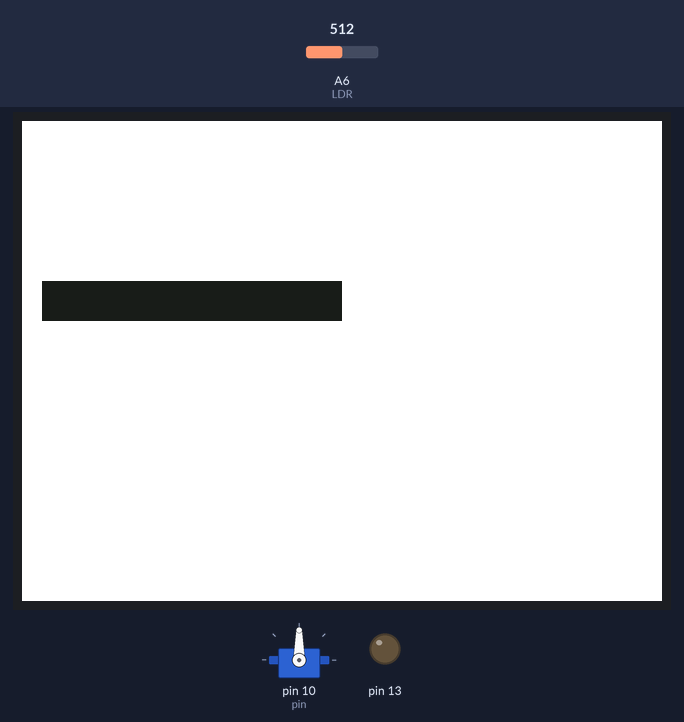
A sketch run on a simulated Arduino Nano, built with avr-gcc and run on an emulated ATmega328P. On the bench: 320×240 colour display, servo, output pins drawn as LEDs (lit = HIGH). Inputs (shaded band) come from the test bench; at power-on: A6 (LDR) = 512. What the sketch prints to the serial monitor is not drawn.

Above: at 0.4 s.
At 1.4 s:
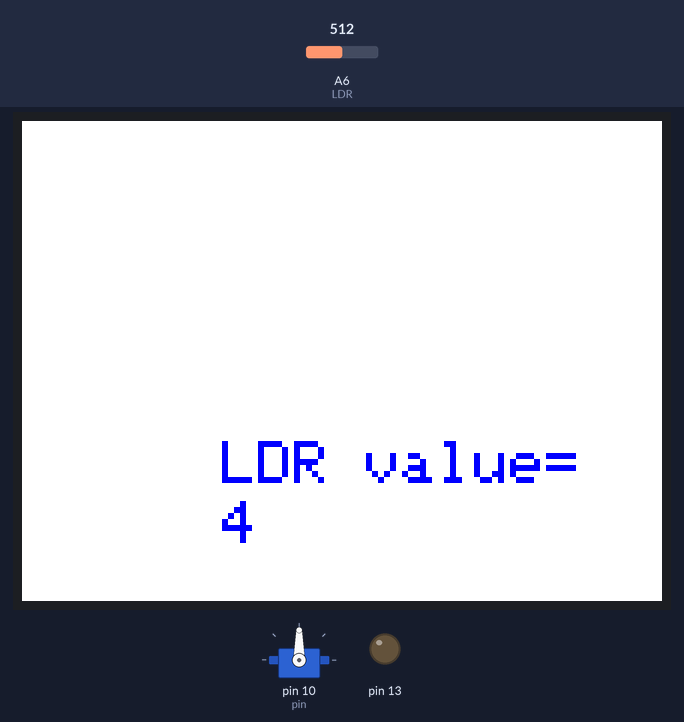
1.5 s: A6 (LDR) set to 0
At 4.0 s:
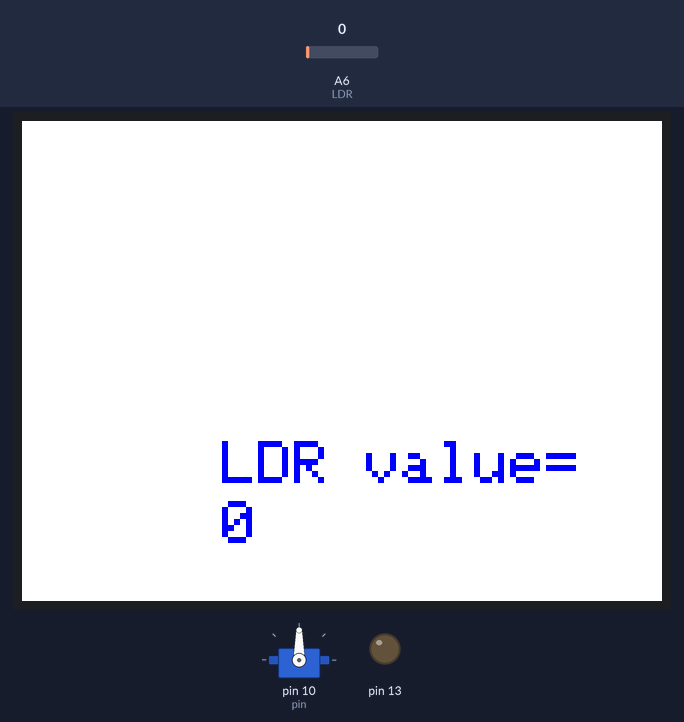
5.0 s: A6 (LDR) set to 20
At 6.3 s:
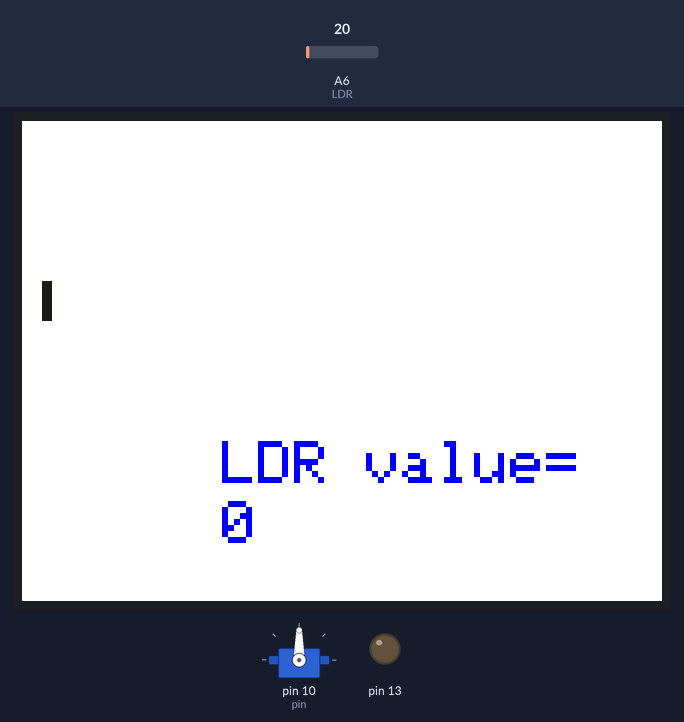
8.3 s: A6 (LDR) set to 92
At 9.5 s:
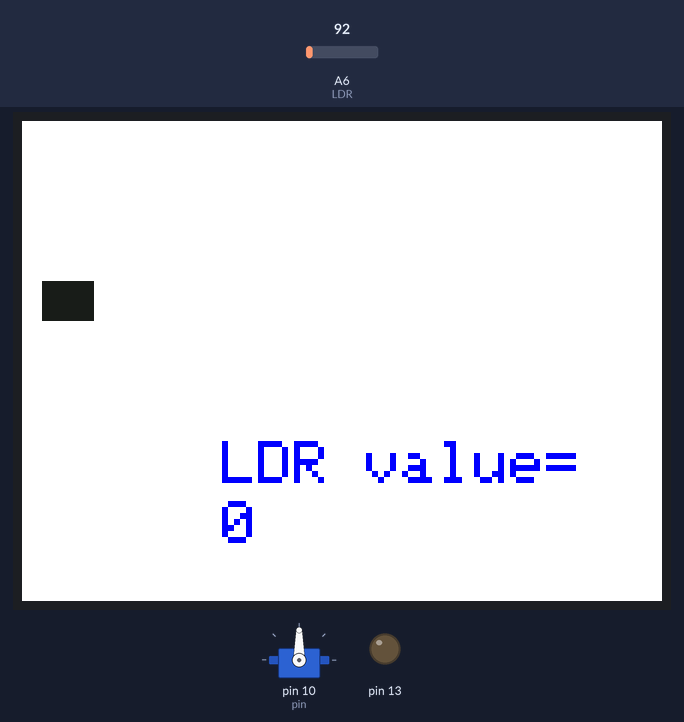
Timing chart, 0 to 11.3 s (numbered marks = the images above; inputs shaded):
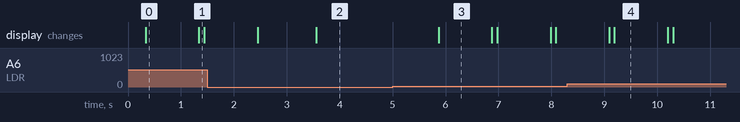

Measured:
- after the input at 5.0 s, the display: changes after 0.87 s (image 3)
- after the input at 8.3 s, the display: first differs from a run without the input after 0.89 s (image 4)
- what the display in image 0 shows lasts 1.0 s, from 0.3 s to 1.3 s

The sketch:

LDRvalue.ino
```cpp
#include <SPFD5408_Adafruit_GFX.h>    //--> Core graphics library
#include <SPFD5408_Adafruit_TFTLCD.h> //--> Hardware-specific library
#include <SPFD5408_TouchScreen.h>
#include <Servo.h>
//----------------------------------------

//----------------------------------------
#if defined(__SAM3X8E__)
    #undef __FlashStringHelper::F(string_literal)
    #define F(string_literal) string_literal
#endif

//----------------------------------------Pin configuration and initialization for Touchscreen
#define YP A1 //--> must be an analog pin, use "An" notation!
#define XM A2 //--> must be an analog pin, use "An" notation!
#define YM 7  //--> can be a digital pin
#define XP 6  //--> can be a digital pin

TouchScreen ts = TouchScreen(XP, YP, XM, YM, 300);

#define LCD_CS A3
#define LCD_CD A2
#define LCD_WR A1
#define LCD_RD A0

// optional
#define LCD_RESET A4

Adafruit_TFTLCD tft(LCD_CS, LCD_CD, LCD_WR, LCD_RD, LCD_RESET);

#define BLACK   0x0000
#define BLUE    0x001F
#define RED     0xF800
#define GREEN   0x07E0
#define CYAN    0x07FF
#define MAGENTA 0xF81F
#define YELLOW  0xFFE0
#define WHITE   0xFFFF
#define BLACKM  0x18E3

#define TS_MAXX 919
#define TS_MAXY 865
#define TS_MINX 145
#define TS_MINY 82

#define MINPRESSURE 10
#define MAXPRESSURE 1000


int BtnGreenX = 30;
int BtnGreenY = 30;
int BtnRedX = 200;
int BtnRedY = 30;
int pin=10;

Servo servo_pin;

void setup() {
  // put your setup code here, to run once:
  Serial.begin(9600);

tft.reset();
  tft.begin(0x9341);
  tft.setRotation(1);
  tft.fillScreen(WHITE);

  //DrawButtonGreen(BtnGreenX,BtnGreenY);
  //DrawButtonRed(BtnRedX, BtnRedY);

 // tft.setTextSize(3);
 // tft.setTextColor(BLUE, WHITE);
  //tft.setCursor(100, 160);
  //tft.print("Angle:180");
  pinMode(13, OUTPUT);

  servo();
   LDR();
}
void LDR(){
  pinMode(A6,INPUT);
}
void servo(){
  pinMode(pin,OUTPUT);
  servo_pin.attach(pin,500,2500);
}

/*void loop() {

  digitalWrite(13, HIGH);
  TSPoint p = ts.getPoint();
  digitalWrite(13, LOW);
  pinMode(XM, OUTPUT);
  pinMode(YP, OUTPUT);

  p.x = map(p.x, TS_MINX, TS_MAXX, 0,tft.height());
  p.y = map(p.y, TS_MINY, TS_MAXY, 0, tft.width());

  int y_set_rotatoon_135 = map(p.x, 0, 240, 0, tft.height());
  int x_set_rotatoon_135 = map(tft.width() - p.y, 0, 320, 0, tft.width());
}*/
void loop(){

 int ldrvalue;
  ldrvalue=analogRead(A6);
  int read=map(ldrvalue,0,1023,0,9);
  Serial.println("ldr value=");
  Serial.println(ldrvalue);
 delay(100);

tft.fillRect(10, 80, map(ldrvalue,0,1023,0,300), 20, BLACKM);

  delay(1000);

tft.fillRect(10, 80, map(ldrvalue,0,1023,0,300), 20, WHITE);


  tft.setTextSize(3);
 tft.setTextColor(BLUE, WHITE);
  tft.setCursor(100, 160);
  tft.print("LDR value=");
  tft.setCursor(100, 190);
    tft.print(read);
}


  /*if (p.z > MINPRESSURE && p.z < MAXPRESSURE) {

    if (x_set_rotatoon_135 > BtnGreenX && x_set_rotatoon_135 < (BtnGreenX+84) && y_set_rotatoon_135 > BtnGreenY && y_set_rotatoon_135 < (BtnGreenY+84)) {
      tft.setTextSize(3);
      tft.setTextColor(BLUE, WHITE);
      tft.setCursor(100, 160);
      tft.print("Angle:180");
        servo_pin.write(180);


      DrawButtonGreenPress(BtnGreenX, BtnGreenY);
      delay(100);
      DrawButtonGreen(BtnGreenX,BtnGreenY);
    }


    if (x_set_rotatoon_135 > BtnRedX && x_set_rotatoon_135 < (BtnRedX+84) && y_set_rotatoon_135 > BtnRedY && y_set_rotatoon_135 < (BtnRedY+84)) {
      tft.setTextSize(3);
      tft.setTextColor(BLUE, WHITE);
      tft.setCursor(100, 160);
      tft.print("Angle: 90");
     servo_pin.write(90);

      DrawButtonRedPress(BtnRedX, BtnRedY);
      delay(100);
      DrawButtonRed(BtnRedX, BtnRedY);
    }

  }
}
void DrawButtonGreen(int xp, int yp) {
  tft.fillRoundRect(xp, yp, 84, 84, 10, BLACKM);
  tft.fillRoundRect(xp+2, yp+2, 80, 80, 10, GREEN);
  tft.setCursor(xp+18, yp+32);
  tft.setTextSize(3);
  tft.setTextColor(WHITE);
  tft.println("180");
}
void DrawButtonGreenPress(int xp, int yp) {
  tft.fillRoundRect(xp, yp, 84, 84, 10, BLACKM);
}
void DrawButtonRed(int xp, int yp) {
  tft.fillRoundRect(xp, yp, 84, 84, 10, BLACKM);
  tft.fillRoundRect(xp+2, yp+2, 80, 80, 10, RED);
  tft.setCursor(xp+18, yp+35);
  tft.setTextSize(3);
  tft.setTextColor(WHITE);
  tft.println("90");
}
void DrawButtonRedPress(int xp, int yp) {
  tft.fillRoundRect(xp, yp, 84, 84, 10, BLACKM);
}*/
```
